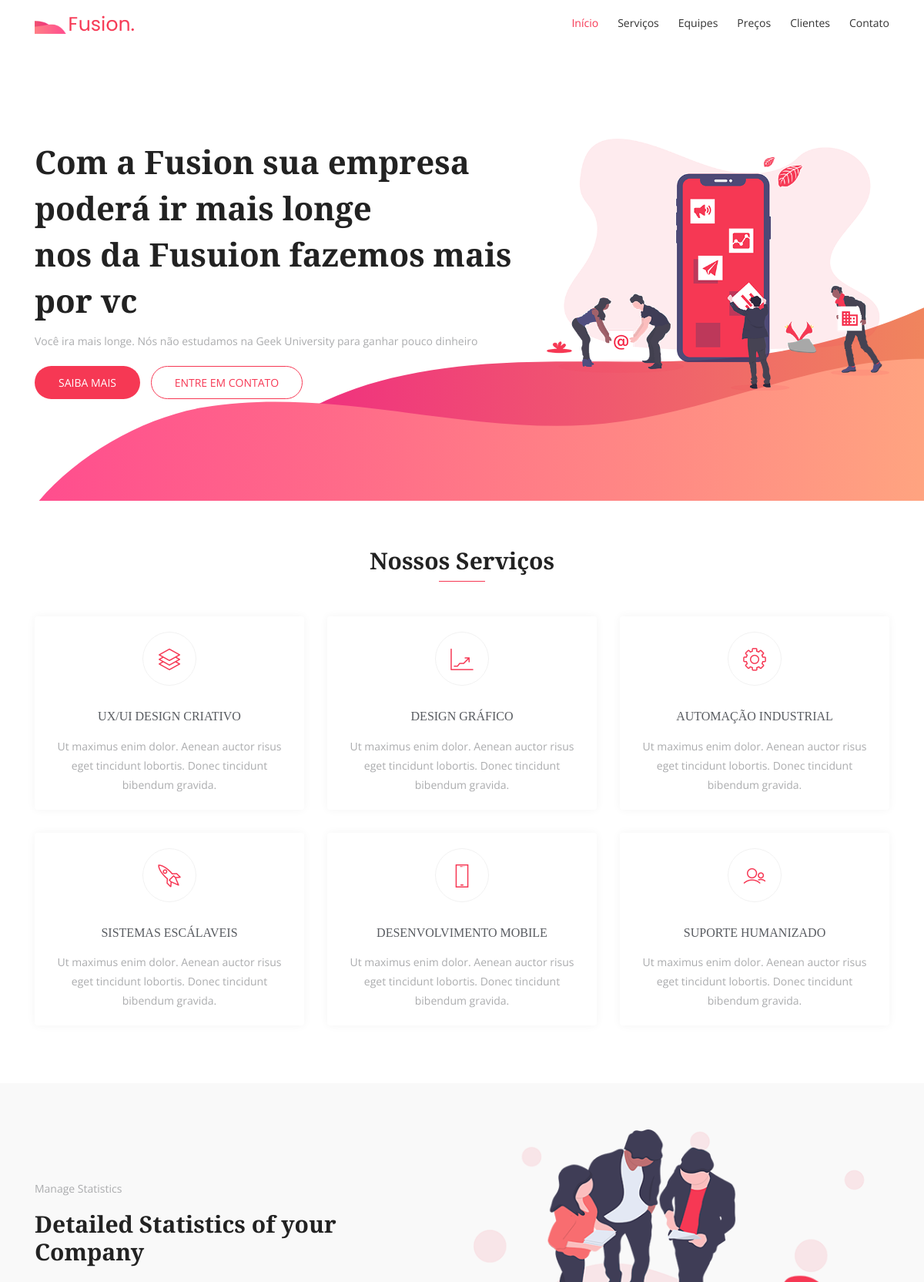
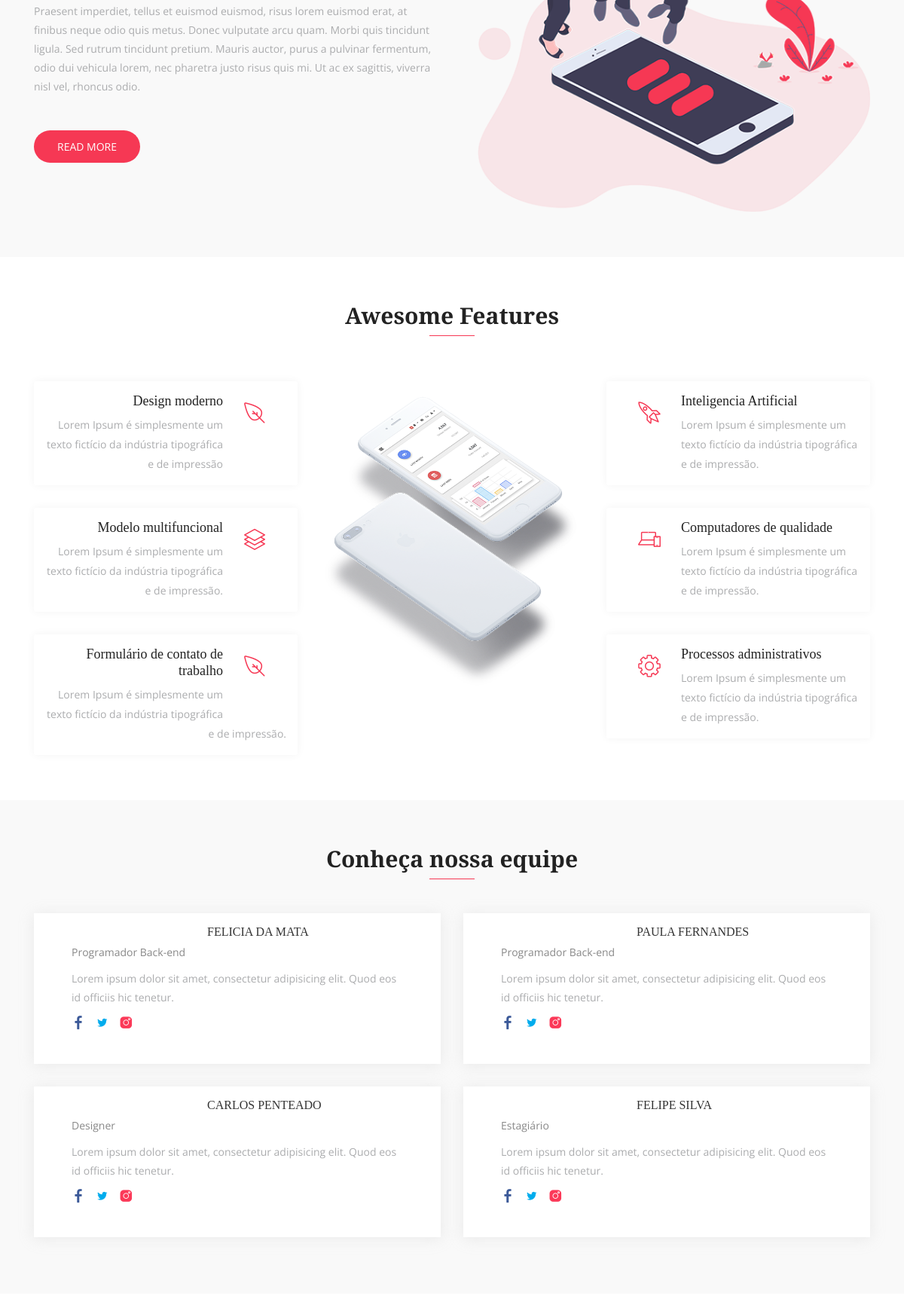
The page / (upper part) on the database its author committed (2 pictures, top to bottom).
### core/models.py (models this page shows, shortened)
class Base(models.Model):
    criados = models.DateField('Criação', auto_now_add=True)
    modificado = models.DateField('Atualização', auto_now=True)
    ativo = models.BooleanField('Ativo?', default=True)
    class Meta:
        abstract = True

class Servico(Base):
    ICONE_CHOICES = (
        ('lni-cog','Emgrenagem'),
        ('lni-stats-up','Gráfico'),
        ('lni-users','Usuários'),
        ('lni-layers','Design'),
        ('lni-mobile','Mobile'),
        ('lni-rocket','Foguete'),
    )
    servico = models.CharField('Serviços', max_length=100)
    descricao = models.TextField('Descrição', max_length=200)
    icone = models.CharField('Icone', max_length=12, choices=ICONE_CHOICES)
    class Meta:
        verbose_name = 'Serviço'
        verbose_name_plural = 'Serviços'

class Recurso(Base):
    ICONE_CHOICES = (
        ('lni-layers','Design'),
        ('lni-leaf','Folha'),
        ('lni-cog','Emgrenagem'),
        ('lni-laptop-phone','Notebook'),
        ('lni-rocket','Foguete'),
    )
    recurso = models.CharField('Recurso', max_length=150)
    descricao = models.TextField('Descrição', max_length=200)
    icone = models.CharField('Icone', max_length=16, choices=ICONE_CHOICES)
    class Meta:
        verbose_name = 'Recurso'
        verbose_name_plural = 'Recursos'

class Funcionario(Base):
    nome = models.CharField('Nome', max_length=100)
    cargo = models.ForeignKey('core.Cargo', verbose_name='Cargo', on_delete=models.CASCADE)
    bio = models.TextField('Bio', max_length=200)
    imagem = StdImageField('Imagem', upload_to=get_file_path, variations={'thumb': {'width': 480, 'height': 480, 'crop': True}})
    facebook = models.CharField('Facebook', max_length=100, default='#')
    twitter = models.CharField('Twitter', max_length=100, default='#')
    instagram = models.CharField('Instagram', max_length=100, default='#')
    class Meta:
        verbose_name = 'Funcionário'
        verbose_name_plural = 'Funcionários'

class Cargo(Base):
    cargo = models.CharField('Cargo', max_length=100)
    class Meta:
        verbose_name = 'Cargo'
        verbose_name_plural = 'Cargos'
    def __str__(self):
        return self.cargo

### core/views.py (the view, shortened to what this page needs)
# urls.py: path('', IndexView.as_view(), name='index'),
class IndexView(FormView):
    template_name = 'index.html'
    form_class = ContatoForm
    success_url = reverse_lazy('index')
    def get_context_data(self, **kwargs):
        context = super(IndexView, self).get_context_data(**kwargs)
        context['servicos'] = Servico.objects.order_by('?').all()
        context['funcionarios'] = Funcionario.objects.order_by('?').all()
        context['recursos'] = Recurso.objects.all()[:3]
        context['recursos2'] = Recurso.objects.all()[3:]
        return context

### core/templates/index.html (shortened to what this page needs)
{% extends 'base.html' %}
{% load static %}
{% block content %}
    {% include 'hero.html' %}
    {% include 'service.html' %}
    {% include 'sobre.html' %}
    {% include 'features.html' %}
    {% include 'equipe.html' %}
    {% include 'precos.html' %}
{% endblock %}

### core/templates/base.html (shortened to what this page needs)
{% load static %}
<!DOCTYPE html>
<html lang="pt-br">
<head>
    <link rel="stylesheet" href="{% static 'css/bootstrap.min.css'%}">
    <link rel="stylesheet" href="{% static 'fonts/line-icons.css' %}">
    <link rel="stylesheet" href="{% static 'css/owl.carousel.min.css' %}">
    <link rel="stylesheet" href="{% static 'css/owl.theme.css' %}">
    <link rel="stylesheet" href="{% static 'css/animate.css' %}">
    <link rel="stylesheet" href="{% static 'css/main.css' %}">
    <link rel="stylesheet" href="{% static 'css/responsive.css' %}">
</head>
<body>
    <header id="header-wrap">
        <nav class="navbar navbar-expand-md bg-inverse fixed-top scrolling-navbar">
            <div class="container">
                <a href="{% url 'index' %}" class="navbar-brand"><img src="{% static 'img/logo.png' %}" alt=""></a>
                <div class="collapse navbar-collapse" id="navbarCollapse">
                    <ul class="navbar-nav mr-auto w-100 justify-content-end clearfix">
                        <li class="nav-item active">
                            <a class="nav-link" href="#hero-area">
                                Início
                            </a>
                        </li>
                        <li class="nav-item">
                            <a class="nav-link" href="#services">
                                Serviços
                            </a>
                        </li>
                        <li class="nav-item">
                            <a class="nav-link" href="#team">
                                Equipes
                            </a>
                        </li>
                        <li class="nav-item">
                            <a class="nav-link" href="#pricing">
                                Preços
                            </a>
                        </li>
                        <li class="nav-item">
                            <a class="nav-link" href="#testimonial">
                                Clientes
                            </a>
                        </li>
                        <li class="nav-item">
                            <a class="nav-link" href="#contact">
                                Contato
                            </a>
                        </li>
                    </ul>
                </div>
            </div>
        </nav>
        {% block content %} {% endblock %}
</body>
</html>

### core/templates/hero.html (shortened to what this page needs)
{% load static %}
    <div id="hero-area" class="hero-area-bg">
        <div class="container">
            <div class="row">
                <div class="col-lg-7 col-md-12 col-sm-12 col-xs-12">
                    <div class="contents">
                        <h2 class="head-title">Com a Fusion sua empresa poderá ir mais longe<br>nos da Fusuion fazemos mais por vc</h2>
                        <p>Você ira mais longe. Nós não estudamos na Geek University para ganhar pouco dinheiro</p>
                        <div class="header-button">
                            <a href="#" class="btn btn-common">Saiba mais</i></a>
                            <a href="#" class="btn btn-border video-popup">Entre em contato</i></a>
                        </div>
                    </div>
                </div>
                <div class="col-lg-5 col-md-12 col-sm-12 col-xs-12">
                    <div class="intro-img">
                        <img class="img-fluid" src="{% static 'img/intro-mobile.png' %}" alt="">
                    </div>
                </div>
            </div>
        </div>
    </div>
</header>

### core/templates/service.html
{% load static %}
<section id="services" class="section-padding">
    <div class="container">
        <div class="section-header text-center">
            <h2 class="section-title wow fadeInDown" data-wow-delay="0.3s">Nossos Serviços</h2>
            <div class="shape wow fadeInDown" data-wow-delay="0.3s"></div>
        </div>
        <div class="row">
            {% for s in servicos %}
            <div class="col-md-6 col-lg-4 col-xs-12">
                <div class="services-item wow fadeInRight" data-wow-delay="0.3s">
                    <div class="icon">
                        <i class="{{ s.icone }}"></i>
                    </div>
                    <div class="services-content">
                        <h3><a href="#">{{ s.servico }}</a></h3>
                        <p>{{ s.descricao }}</p>
                    </div>
                </div>
            </div>
            {% endfor %}
        </div>
    </div>
</section>

### core/templates/sobre.html
{% load static %}
<div class="about-area section-padding bg-gray">
    <div class="container">
        <div class="row">
            <div class="col-lg-6 col-md-12 col-xs-12 info">
                <div class="about-wrapper wow fadeInLeft" data-wow-delay="0.3s">
                    <div>
                        <div class="site-heading">
                            <p class="mb-3">Manage Statistics</p>
                            <h2 class="section-title">Detailed Statistics of your Company</h2>
                        </div>
                        <div class="content">
                            <p>
                                Praesent imperdiet, tellus et euismod euismod, risus lorem euismod erat, at finibus
                                neque odio quis metus. Donec vulputate arcu quam. Morbi quis tincidunt ligula. Sed
                                rutrum tincidunt pretium. Mauris auctor, purus a pulvinar fermentum, odio dui
                                vehicula lorem, nec pharetra justo risus quis mi. Ut ac ex sagittis, viverra nisl
                                vel, rhoncus odio.
                            </p>
                            <a href="#" class="btn btn-common mt-3">Read More</a>
                        </div>
                    </div>
                </div>
            </div>
            <div class="col-lg-6 col-md-12 col-xs-12 wow fadeInRight" data-wow-delay="0.3s">
                <img class="img-fluid" src="{% static 'img/about/img-1.png' %}" alt="">
            </div>
        </div>
    </div>
</div>

### core/templates/features.html
{% load static %}
<section id="features" class="section-padding">
    <div class="container">
        <div class="section-header text-center">
            <h2 class="section-title wow fadeInDown" data-wow-delay="0.3s">Awesome Features</h2>
            <div class="shape wow fadeInDown" data-wow-delay="0.3s"></div>
        </div>
        <div class="row">
            <div class="col-lg-4 col-md-12 col-sm-12 col-xs-12">
                <div class="content-left">
                    {% for r in recursos %}
                    <div class="box-item wow fadeInLeft" data-wow-delay="0.3s">
                        <span class="icon">
                            <i class="{{ r.icone }}"></i>
                        </span>
                        <div class="text">
                            <h4>{{ r.recurso }}</h4>
                            <p>{{ r.descricao }}</p>
                        </div>
                    </div>
                    {% endfor %}
                </div>
            </div>
            <div class="col-lg-4 col-md-12 col-sm-12 col-xs-12">
                <div class="show-box wow fadeInUp" data-wow-delay="0.3s">
                    <img src="{% static 'img/feature/intro-mobile.png' %}" alt="">
                </div>
            </div>
            <div class="col-lg-4 col-md-12 col-sm-12 col-xs-12">
                <div class="content-right">
                    {% for re in recursos2 %}
                    <div class="box-item wow fadeInLeft" data-wow-delay="0.3s">
                        <span class="icon">
                            <i class="{{ re.icone }}"></i>
                        </span>
                        <div class="text">
                            <h4>{{ re.recurso }}</h4>
                            <p>{{ re.descricao }}</p>
                        </div>
                    </div>
                    {% endfor %}
                </div>
            </div>
        </div>
    </div>
</section>

### core/templates/equipe.html (shortened to what this page needs)
{% load static %}
<section id="team" class="section-padding bg-gray">
    <div class="container">
        <div class="section-header text-center">
            <h2 class="section-title wow fadeInDown" data-wow-delay="0.3s">Conheça nossa equipe</h2>
            <div class="shape wow fadeInDown" data-wow-delay="0.3s"></div>
        </div>
        <div class="row">
            {% for f in funcionarios %}
            <div class="col-lg-6 col-md-12 col-xs-12">
                <div class="team-item wow fadeInRight" data-wow-delay="0.2s">
                    <div class="team-img">
                    </div>
                    <div class="contetn">
                        <div class="info-text">
                            <h3><a href="#">{{ f.nome }}</a></h3>
                            <p>{{ f.cargo }}</p>
                        </div>
                        <p>{{ f.bio }}</p>
                        <ul class="social-icons">
                            <li><a href="{{ f.facebook }}"><i class="lni-facebook-filled" aria-hidden="true"></i></a></li>
                            <li><a href="{{ f.twitter }}"><i class="lni-twitter-filled" aria-hidden="true"></i></a></li>
                            <li><a href="{{ f.instagram }}"><i class="lni-instagram-filled" aria-hidden="true"></i></a></li>
                        </ul>
                    </div>
                </div>
            </div>
            {% endfor %}
        </div>
    </div>
</section>

### core/templates/precos.html (shortened to what this page needs)
{% load static %}
<section id="pricing" class="section-padding">
</section>

### core/templates/clientes.html (shortened to what this page needs)
{% load static %}

### core/templates/chamada.html (shortened to what this page needs)
{% load static %}

### core/templates/contato.html (shortened to what this page needs)
{% load static %}

### core/templates/footer.html (shortened to what this page needs)
{% load static %}

### rows shown on the page
Servico: servico "UX/UI DESIGN CRIATIVO", descricao "Ut maximus enim dolor. Aenean auctor risus eget tincidunt lobortis. Donec tincidunt bibendum gravida."
Servico: servico "DESIGN GRÁFICO", descricao "Ut maximus enim dolor. Aenean auctor risus eget tincidunt lobortis. Donec tincidunt bibendum gravida."
Servico: servico "AUTOMAÇÃO INDUSTRIAL", descricao "Ut maximus enim dolor. Aenean auctor risus eget tincidunt lobortis. Donec tincidunt bibendum gravida."
Servico: servico "SISTEMAS ESCÁLAVEIS", descricao "Ut maximus enim dolor. Aenean auctor risus eget tincidunt lobortis. Donec tincidunt bibendum gravida."
Servico: servico "DESENVOLVIMENTO MOBILE", descricao "Ut maximus enim dolor. Aenean auctor risus eget tincidunt lobortis. Donec tincidunt bibendum gravida."
Servico: servico "SUPORTE HUMANIZADO", descricao "Ut maximus enim dolor. Aenean auctor risus eget tincidunt lobortis. Donec tincidunt bibendum gravida."
Recurso: recurso "Design moderno", descricao "Lorem Ipsum é simplesmente um texto fictício da indústria tipográfica e de impressão"
Recurso: recurso "Modelo multifuncional", descricao "Lorem Ipsum é simplesmente um texto fictício da indústria tipográfica e de impressão."
Recurso: recurso "Formulário de contato de trabalho", descricao "Lorem Ipsum é simplesmente um texto fictício da indústria tipográfica e de impressão."
Recurso: recurso "Inteligencia Artificial", descricao "Lorem Ipsum é simplesmente um texto fictício da indústria tipográfica e de impressão."
Recurso: recurso "Computadores de qualidade", descricao "Lorem Ipsum é simplesmente um texto fictício da indústria tipográfica e de impressão."
Recurso: recurso "Processos administrativos", descricao "Lorem Ipsum é simplesmente um texto fictício da indústria tipográfica e de impressão."
Funcionario: nome "FELICIA DA MATA", cargo "Programador Back-end", bio "Lorem ipsum dolor sit amet, consectetur adipisicing elit. Quod eos id officiis hic tenetur."
Funcionario: nome "PAULA FERNANDES", cargo "Programador Back-end", bio "Lorem ipsum dolor sit amet, consectetur adipisicing elit. Quod eos id officiis hic tenetur."
Funcionario: nome "CARLOS PENTEADO", cargo "Designer", bio "Lorem ipsum dolor sit amet, consectetur adipisicing elit. Quod eos id officiis hic tenetur."
Funcionario: nome "FELIPE SILVA", cargo "Estagiário", bio "Lorem ipsum dolor sit amet, consectetur adipisicing elit. Quod eos id officiis hic tenetur."
